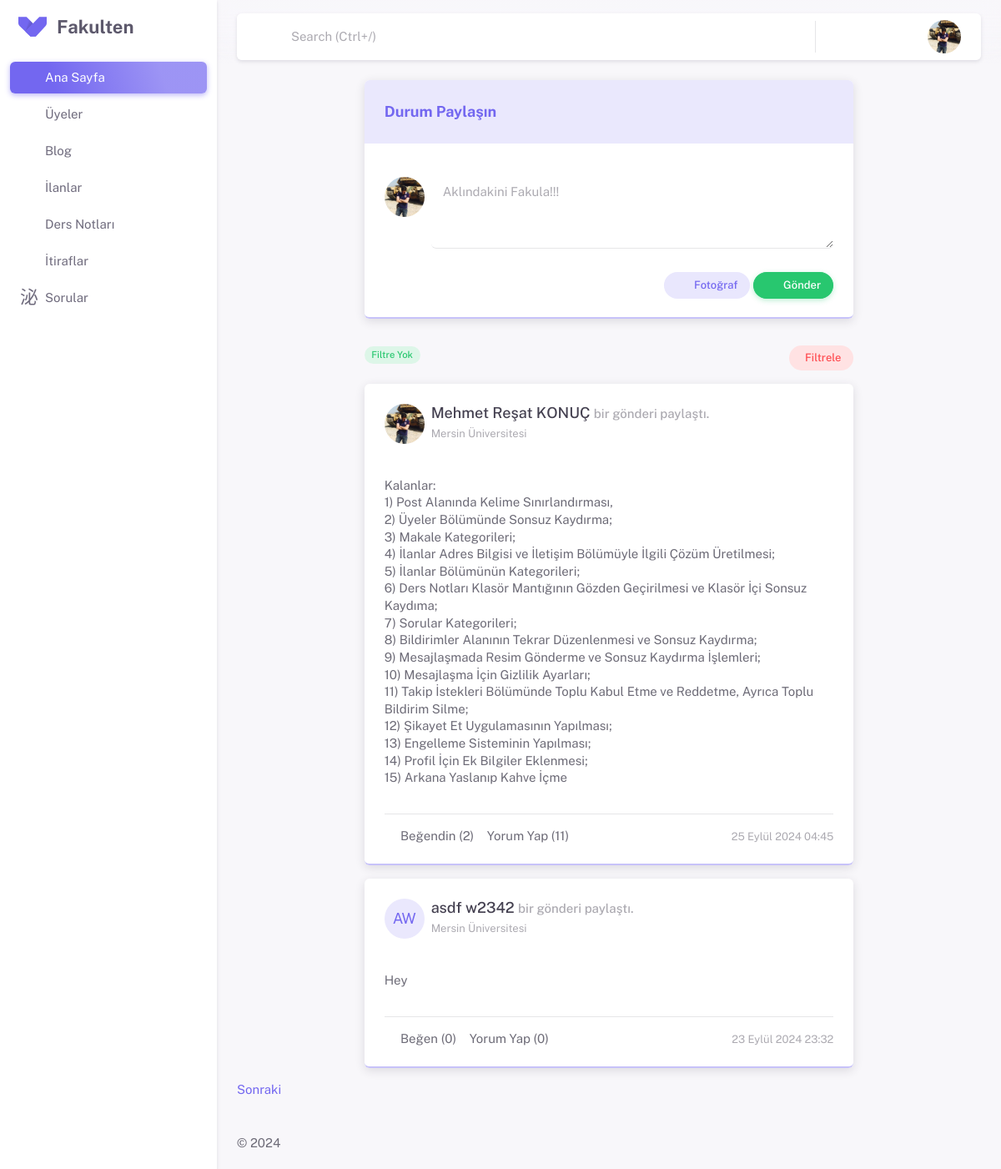
The app's page / (signed in), older data.
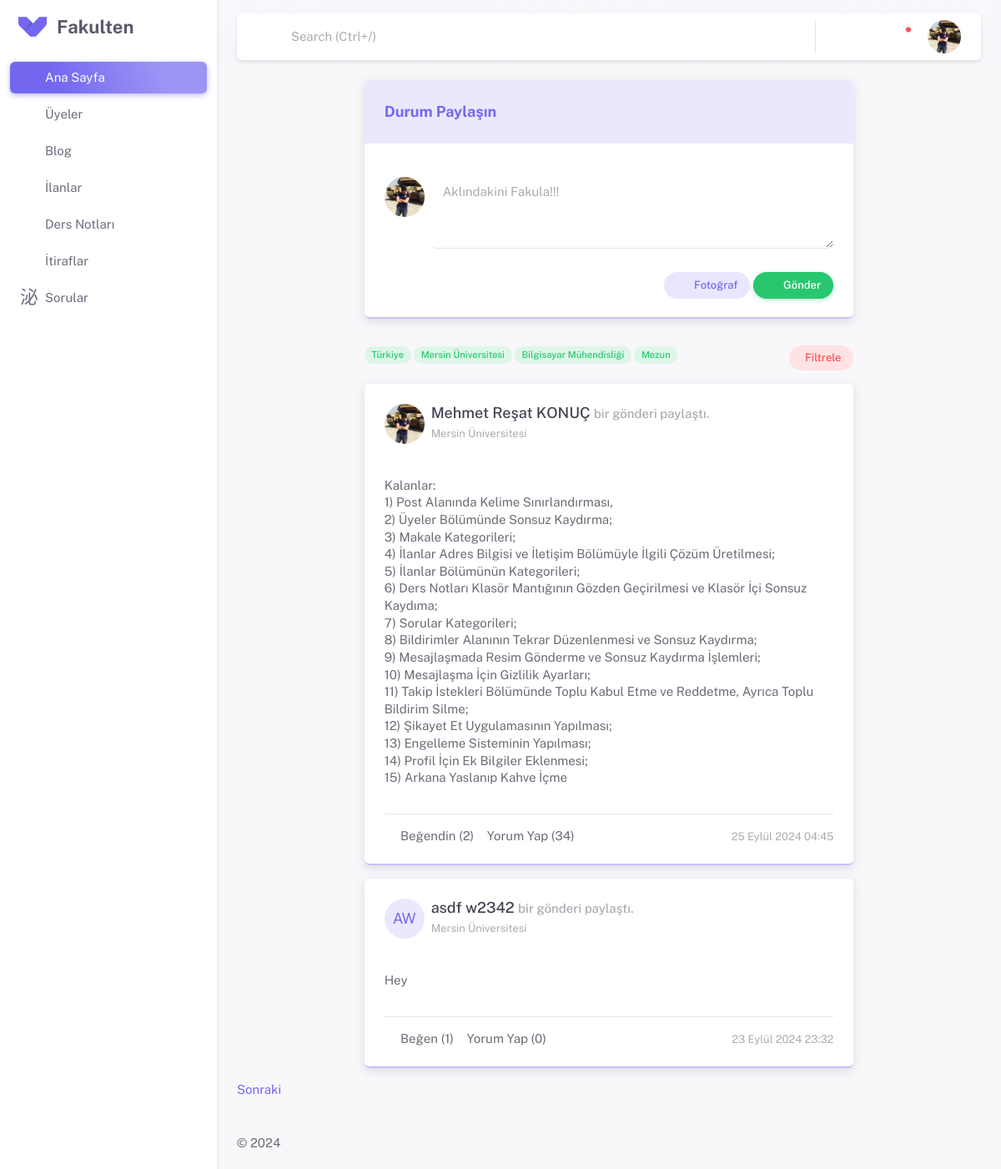
The same page, newer data.
### apps/post/models.py (models this page shows, shortened)
class PostsModel(models.Model):
    user = models.ForeignKey(User,
                             on_delete=models.CASCADE, related_name='posts')
    content = models.TextField(blank=True, null=True, max_length=400)
    create_at = models.DateTimeField(auto_now_add=True)
    comments = GenericRelation(Comment)
    likes = GenericRelation(Likes)
    photos = GenericRelation(PostsPhotos)
    def get_notifications_like_context(self):
        context = {
        'message' : 'gönderinizi beğendi.',
        'content_title' : self.content[:50],
        'content_url' : reverse('post_detail', kwargs={'post_id': self.id}),
        }
        return context

class PostsFilterModel(models.Model):
    user = models.OneToOneField(User, on_delete=models.CASCADE, related_name='posts_filter')
    following_only = models.CharField(max_length=255, blank=True, null=True)
    country = models.ForeignKey(inputs.CountriesModel, on_delete=models.SET_NULL, null=True, blank=True)
    university = models.ForeignKey(inputs.UniversitiesModel, on_delete=models.SET_NULL, null=True, blank=True)
    department = models.ForeignKey(inputs.DepartmentsModel, on_delete=models.SET_NULL, null=True, blank=True)
    status = models.ForeignKey(inputs.StatusModel, on_delete=models.SET_NULL, null=True, blank=True)

### apps/profiles/models.py (models this page shows)
class ProfilePictureModel(models.Model):
    user = models.OneToOneField(settings.AUTH_USER_MODEL, on_delete=models.CASCADE, related_name='profile_photo')
    profile_photo = models.ImageField(
        upload_to='profile_photos', blank=True, null=True)

class EducationalInformationModel(models.Model):
    user = models.OneToOneField(settings.AUTH_USER_MODEL,
                             on_delete=models.CASCADE, related_name='educational_information')
    country = models.ForeignKey(inputs.CountriesModel,
                             on_delete=models.CASCADE)
    university = models.ForeignKey(inputs.UniversitiesModel,
                             on_delete=models.CASCADE)
    department = models.ForeignKey(inputs.DepartmentsModel,
                             on_delete=models.CASCADE)
    status = models.ForeignKey(inputs.StatusModel,
                             on_delete=models.CASCADE)

### apps/inputs/models.py (models this page shows)
class UniversitiesModel(models.Model):
    countries = models.ForeignKey(CountriesModel, on_delete=models.CASCADE)
    universities = models.CharField(max_length=255)
    def __str__(self):
        return self.universities

class CountriesModel(models.Model):
    countries = models.CharField(max_length=255)
    def __str__(self):
        return self.countries

class DepartmentsModel(models.Model):
    universities = models.ManyToManyField(UniversitiesModel)
    departments = models.CharField(max_length=255)
    def __str__(self):
        return self.departments

class StatusModel(models.Model):
    status = models.CharField(max_length=55)
    def __str__(self):
        return self.status

### apps/post/views.py (the view)
# urls.py: path('', views.PostView.as_view(), name='post'),
class PostView(View):
    model_post = models.PostsModel
    form_post = PostsForm
    model_filter = models.PostsFilterModel
    filter_form = FilterForm
    filter = Filter
    model_photos = models.PostsPhotos
    template_name = 'post.html'
    context = {
        'siteTitle': 'Paylaşımlar',
    }
    paginate_by = 2
    def get(self, request):
        if request.user.is_authenticated:
            user_filter, created = self.model_filter.objects.get_or_create(user=request.user)
            data = self.model_post.objects.filter().order_by('-create_at')
            data = data.annotate(
                like_count=Count('likes', distinct=True),
                comment_count=Count('comments', distinct=True)
            )
            filter = self.filter(model_to_dict(user_filter), queryset=data, request=request)
            filtered_data = filter.qs
            sorted_data = filtered_data
            paginator = Paginator(sorted_data, self.paginate_by)
            page_number = request.GET.get('page')
            page_obj = paginator.get_page(page_number)
            content_type = ContentType.objects.get_for_model(self.model_post)
            liked = request.user.likes.filter(content_type=content_type).values_list('object_id', flat=True)
            form = self.form_post()
            self.context.update({
                'forms': form,
                'data': page_obj,
                'filter': filter,
                'user_filter': user_filter,
                'liked': liked,
            })
            return render(request, self.template_name, self.context)
        else:
            return render(request, 'visitor/home/guest.html')
    def post(self, request):
        if request.user.is_authenticated:
            user_filter = self.model_filter.objects.get(user=request.user)
            if 'reset_filter' in request.POST:
                for field in model_to_dict(user_filter).keys():
                    if field not in ['id', 'user']:  # user ve id hariç tüm alanları temizle
                        setattr(user_filter, field, None)
                user_filter.save()
                messages.success(request, 'Filtre sıfırlandı.')
                return self.get(request)
            else:
                form = self.form_post(request.POST)
                if form.is_valid():
                    images = request.FILES.getlist('images')
                    if form.cleaned_data['content'] or images:
                        form_save = form.save(commit=False)
                        form_save.user = request.user
                        form_save.save()
                        for image in images:
                            self.model_photos.objects.create(
                                user=request.user,
                                content_type=ContentType.objects.get_for_model(form_save),
                                object_id=form_save.pk,
                                image=image
                                )
                        return redirect('home')
                    else:
                        form_filter = self.filter_form(request.POST, instance = user_filter)
                        if form_filter.is_valid():
                            form_data = form_filter.save(commit=False)
                            form_data.user=request.user
                            form_data.save()
                            messages.success(request, 'Filtre uygulandı ve kaydedildi.')
                data = self.model_post.objects.filter().order_by('-create_at')
                data = data.annotate(
                    like_count=Count('likes', distinct=True),
                    comment_count=Count('comments', distinct=True)
                    )
                filter = self.filter(model_to_dict(user_filter), queryset=data, request=request)
                filtered_data = filter.qs
                sorted_data = filtered_data
                paginator = Paginator(sorted_data, self.paginate_by)
                page_number = request.GET.get('page')
                page_obj = paginator.get_page(page_number)
                content_type = ContentType.objects.get_for_model(self.model_post)
                liked = request.user.likes.filter(content_type=content_type).values_list('object_id', flat=True)
                self.context.update({
                    'data': page_obj,
                    'form': form,
                    'filter': filter,
                    'user_filter': user_filter,
                    'liked': liked,
                })
            return render(request, self.template_name, self.context)

### apps/post/forms.py
class PostsForm(forms.ModelForm):
    class Meta:
        model = models.PostsModel
        fields = ['content']
    def __init__(self, *args, **kwargs):
        super().__init__(*args, **kwargs)
        self.fields['content'].required = False  # Content alanını opsiyonel hale getirdik

### apps/post/templates/post.html (shortened to what this page needs)
{% extends 'partials/base.html' %}
{% load static %}
{% load crispy_forms_tags %}
{% block extra_css %}
<link rel="stylesheet" href="{% static 'assets/vendor/libs/bootstrap-select/bootstrap-select.css' %}" />
<link rel="stylesheet" href="{% static 'assets/fancybox/jquery.fancybox.min.css' %}">
<link rel="stylesheet" href="{% static 'assets/css/pages/post/index.css' %}" />
<link rel="stylesheet" href="{% static 'assets/vendor/libs/bootstrap-maxlength/bootstrap-maxlength.css' %}" />
{% endblock extra_css%}
{% block content %}
<div class="row justify-content-center">
   <div class="col-lg-8 mb-4">
      <div class="card card-border-shadow-primary mb-8">
         <div class="card-header bg-label-primary mb-4">
            <h5 class="card-title text-primary mb-0 fw-bold">Durum Paylaşın</h5>
         </div>
         <div class="card-header mb-0">
            <form id="post-form" method="POST" enctype="multipart/form-data">
            <div class="d-flex align-items-between">
               <div class="avatar avatar-md me-2 flex-shrink-0">
                  {% if user.profile_photo.profile_photo %}
                  <img src="{{ user.profile_photo.profile_photo.url }}"
                     alt="Avatar"
                     class="rounded-circle"
                     />
                  {% else %}
                  <span class="avatar-initial rounded-circle bg-label-primary">{{ user.first_name|first }}{{ user.last_name|first }}</span>
                  {% endif %}
               </div>
               <textarea id="autosize-demo" name="content" rows="3" maxlength="400" placeholder="Aklındakini Fakula!!!" class="form-control bootstrap-maxlength-example border-0 shadow-none border-bottom "></textarea>
            </div>
            <div class="d-flex flex-row-reverse bd-highlight mt-7">
               <div class="bd-highlight">
                  <button type="submit" class="btn btn-sm btn-success waves-effect rounded-pill"><i class="ti ti-brand-telegram ti-sm me-1"></i>Gönder</button>
               </div>
               <div class="bd-highlight">
                <button class="btn btn-sm btn-label-primary me-1 waves-effect rounded-pill" type="button" data-bs-toggle="collapse" data-bs-target="#collapseExample" aria-expanded="false" aria-controls="collapseExample">
                  <i class="ti ti-photo ti-sm me-1"></i>Fotoğraf
                </button>
               </div>
            </div>
            </form>
      </div>
   </div>
      <div class="d-flex justify-content-between align-items-between bd-highlight">
         <div class="flex-grow-1 bd-highlight">
            <small>
               {% if user_filter.country or user_filter.following_only or user_filter.university or user_filter.department or user_filter.status %}
                     {% if user_filter.country %}
                     <span class="badge rounded-pill bg-label-success">{{ user_filter.country }}</span>
                     {% endif %}
                     {% if user_filter.university %}
                     <span class="badge rounded-pill bg-label-success">{{ user_filter.university }}</span>
                     {% endif %}
                     {% if user_filter.department %}
                     <span class="badge rounded-pill bg-label-success">{{ user_filter.department }}</span>
                     {% endif %}
                     {% if user_filter.status %}
                     <span class="badge rounded-pill bg-label-success">{{ user_filter.status }}</span>
                     {% endif %}
               {%else%}
               <span class="badge rounded-pill bg-label-success">Filtre Yok</span>
               {% endif %}
            </small>
         </div>
         <div class="bd-highlight">
            <button class="btn btn-sm btn-label-danger rounded-pill" data-bs-toggle="offcanvas" data-bs-target="#filter-canvas" aria-controls="offcanvasEnd">Filtrele</button>
         </div>
       </div>
   </div>
</div>
{% include 'posts_list.html' %}
{% endblock content %}

### apps/post/templates/posts_list.html (shortened to what this page needs)
<div class="row justify-content-center infinite-container">
    {% for post in data %}
    <div class="col-lg-8 mb-4 infinite-item">
       <div class="card card-border-shadow-primary">
          <div class="card-header d-flex justify-content-between mb-0">
             <div class="d-flex align-items-center">
                <a href="{% url 'profile' post.user.username %}" class="d-flex text-decoration-none">
                   <div class="avatar avatar-md me-2 flex-shrink-0">
                      {% if post.user.profile_photo.profile_photo %}
                      <img src="{{ post.user.profile_photo.profile_photo.url }}"
                         alt="Avatar"
                         class="rounded-circle"
                         />
                      {% else %}
                      <span class="avatar-initial rounded-circle bg-label-primary">{{ post.user.first_name|first }}{{ post.user.last_name|first }}</span>
                      {% endif %}
                   </div>
                   <div class="d-flex flex-column">
                      <div class="me-2 h5 mb-1" style="line-height: 1.2; margin-bottom: 0;">
                         {{ post.user.first_name }} {{ post.user.last_name }}
                         <small class="text-muted h6">
                         bir gönderi paylaştı.
                         </small>
                      </div>
                      <small class="text-muted">{{ post.user.educational_information.university }}</small>
                   </div>
                </a>
             </div>
             <div class="dropdown">
                <button class="btn p-0" type="button" data-id="{{ post.id }}" id="MonthlyCampaign" data-bs-toggle="dropdown" aria-haspopup="true" aria-expanded="false">
                <i class="ti ti-dots-vertical ti-sm text-muted"></i>
                </button>
             </div>
          </div>
          <div class="card-body">
             <p class="text-black"> {{ post.content |linebreaks }} </p>
             <hr />
             <div class="d-flex justify-content-center align-items-center">
                <div class="d-flex justify-content-center align-items-center">
                   <a href="javascript:void(0);" class="text-body me-3 like-btn" data-content-type-id="{{post.likes.content_type.id}}" data-object-id="{{post.id}}">
                   <i class="ti ti-heart{% if post.id in liked %}-filled{% endif %} text-primary"></i>
                   <span class="like-count">{% if post.id in liked %}Beğendin {% else %}Beğen{% endif %} ({{ post.likes.count }})</span>
                   </a>
                   <a href="{% url 'post_detail' post.id %}#comments" class="text-body me-3">
                    Yorum Yap ({{ post.comments.count }})
                   </a>
                </div>
                <div class="ms-auto">
                   <small class="text-muted">{{ post.create_at }}</small>
                </div>
             </div>
          </div>
       </div>
    </div>
    {% endfor %}
 </div>
 <div class="row">
    <div class="col-lg-8">
       {% if data.has_next %}
       <a class="infinite-more-link" href="?{% for key, value in request.GET.items %}{{ key }}={{ value }}&{% endfor %}page={{ data.next_page_number }}">Sonraki</a>
       {% endif %}
    </div>
 </div>

Row changes from the older to the newer data that the page shows:
now on this page (row edited): PostsFilterModel: country "Türkiye", university "Mersin Üniversitesi", department "Bilgisayar Mühendisliği", status "Mezun"
changed PostsFilterModel: country_id empty → 1 (drawn)
computed for PostsModel "25 Eylül 2024 04:45": comments.count "11" → "34"
computed for PostsModel "Hey": likes.count "0" → "1"
Text that changed along with them:
text no longer shown: "Filtre Yok"
